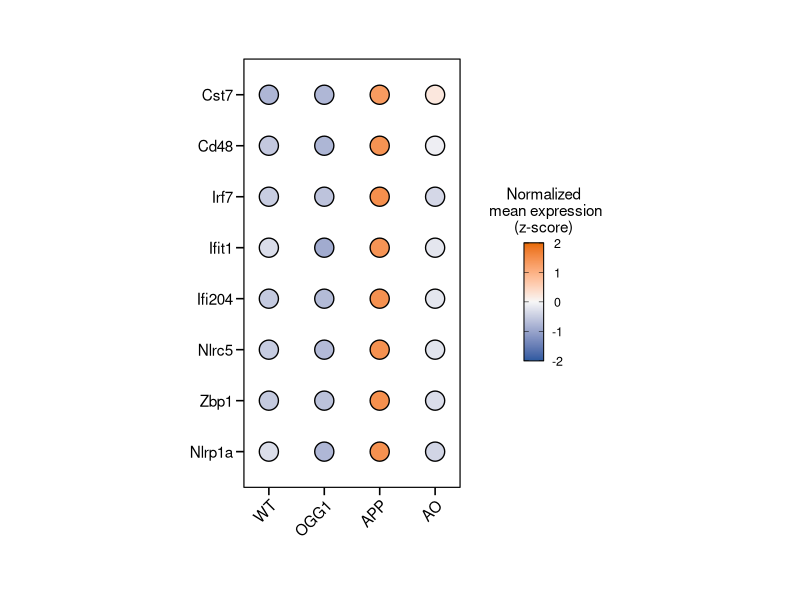
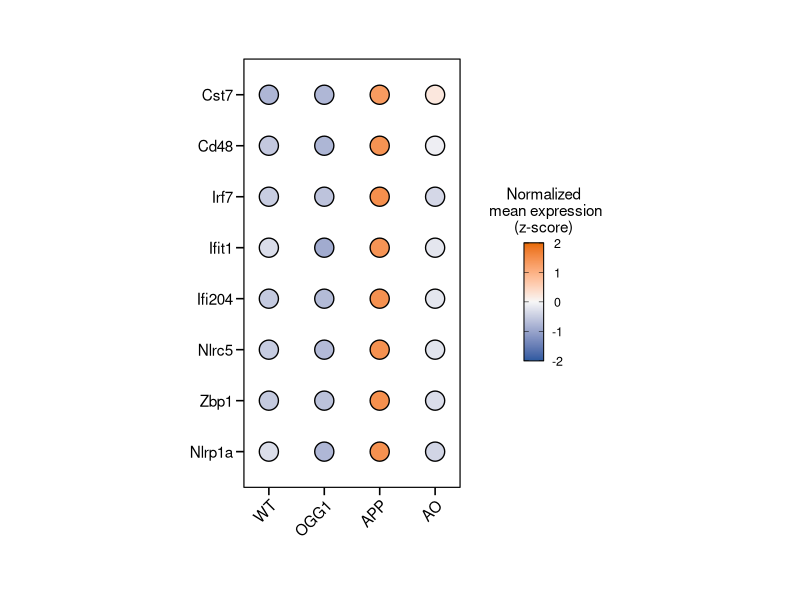

R code for these plots, in order:
# ------------------------------------------------------------------------------
# Fig. 1i - Dot plot, bulk RNA-seq (z-scored mean expression per genotype)
#
# Input:  Average-FPKM_bRNA.csv
# Output: R_doplot_bRNA.svg
# ------------------------------------------------------------------------------

# Load libraries
library(ggplot2)
library(dplyr)
library(tidyr)

# Read input data
df <- read.csv("Average-FPKM_bRNA.csv")

# Reshape to long format
df_long <- df %>%
  pivot_longer(
    cols = c(AO, APP, OGG1, WT),
    names_to = "Genotype",
    values_to = "AverageExpression"
  ) %>%
  select(Gene, Genotype, AverageExpression)

# Select genes to plot
target_genes <- c("Cd48", "Cst7", "Ifi204", "Ifit1", "Irf7", "Nlrc5", "Nlrp1a", "Zbp1")

# Order genes by expression in APP (highest at top)
gene_order <- df %>%
  filter(Gene %in% target_genes) %>%
  arrange(desc(APP)) %>%
  pull(Gene)

df_filtered <- df_long %>%
  filter(Gene %in% target_genes) %>%
  mutate(Gene = factor(Gene, levels = rev(gene_order)))

# Calculate z-scores per gene
df_zscored <- df_filtered %>%
  group_by(Gene) %>%
  mutate(
    ZScore = scale(AverageExpression),
    ZScore = ifelse(is.na(ZScore), 0, ZScore)
  ) %>%
  ungroup() %>%
  filter(!is.na(AverageExpression))

# Set genotype order
df_zscored$Genotype <- factor(
  df_zscored$Genotype,
  levels = c("WT", "OGG1", "APP", "AO")
)

# Z-score range
zscore_range <- range(df_zscored$ZScore, na.rm = TRUE)

# Number of genes and genotypes
num_genes <- length(target_genes)
num_genotypes <- nlevels(df_zscored$Genotype)

# Create dot plot
p <- ggplot(df_zscored, aes(x = Genotype, y = Gene)) +
  geom_point(
    aes(fill = ZScore),
    size = 6,
    shape = 21,
    color = "black",
    stroke = 0.7
  ) +
  scale_fill_gradient2(
    name = "Normalized\n mean expression\n(z-score)",
    low = "#2C5AA0",
    mid = "#f7f7f7",
    high = "#E86B00",
    midpoint = 0,
    limits = c(-2, 2),
    na.value = "red",
    guide = guide_colorbar(
      barheight = unit(3, "cm"),
      barwidth = unit(0.5, "cm"),
      frame.colour = "black",
      frame.linewidth = 0.35,
      ticks.colour = "black",
      title.theme = element_text(size = 11, hjust = 0.5),
      direction = "vertical",
      title.position = "top",
      title.hjust = 0.5
    )
  ) +
  scale_x_discrete(expand = expansion(mult = c(0.15, 0.15))) +
  scale_y_discrete(expand = expansion(mult = c(0.1, 0.1))) +
  theme_minimal(base_size = 12) +
  theme(
    panel.grid.major = element_blank(),
    panel.grid.minor = element_blank(),
    axis.text.x = element_text(angle = 45, hjust = 1, vjust = 1,
                               size = 11, color = "black"),
    axis.text.y = element_text(size = 11, color = "black"),
    panel.border = element_rect(fill = NA, color = "black", linewidth = 0.42),
    legend.position = "right",
    legend.box = "vertical",
    legend.title = element_text(size = 10, hjust = 0.5),
    legend.text = element_text(size = 9, hjust = 0.5),
    plot.margin = margin(1.5, 1.5, 1.5, 1.5, "cm"),
    axis.ticks = element_line(color = "black"),
    axis.ticks.length = unit(0.2, "cm"),
    plot.background = element_rect(fill = "white", color = NA)
  ) +
  labs(x = NULL, y = NULL) +
  coord_fixed(ratio = 0.92, clip = "off")

# Show plot
print(p)

# Save plot
ggsave("R_doplot_bRNA.svg", plot = p,
       width = 6,
       height = 5.5,
       bg = "white", device = "svg")
